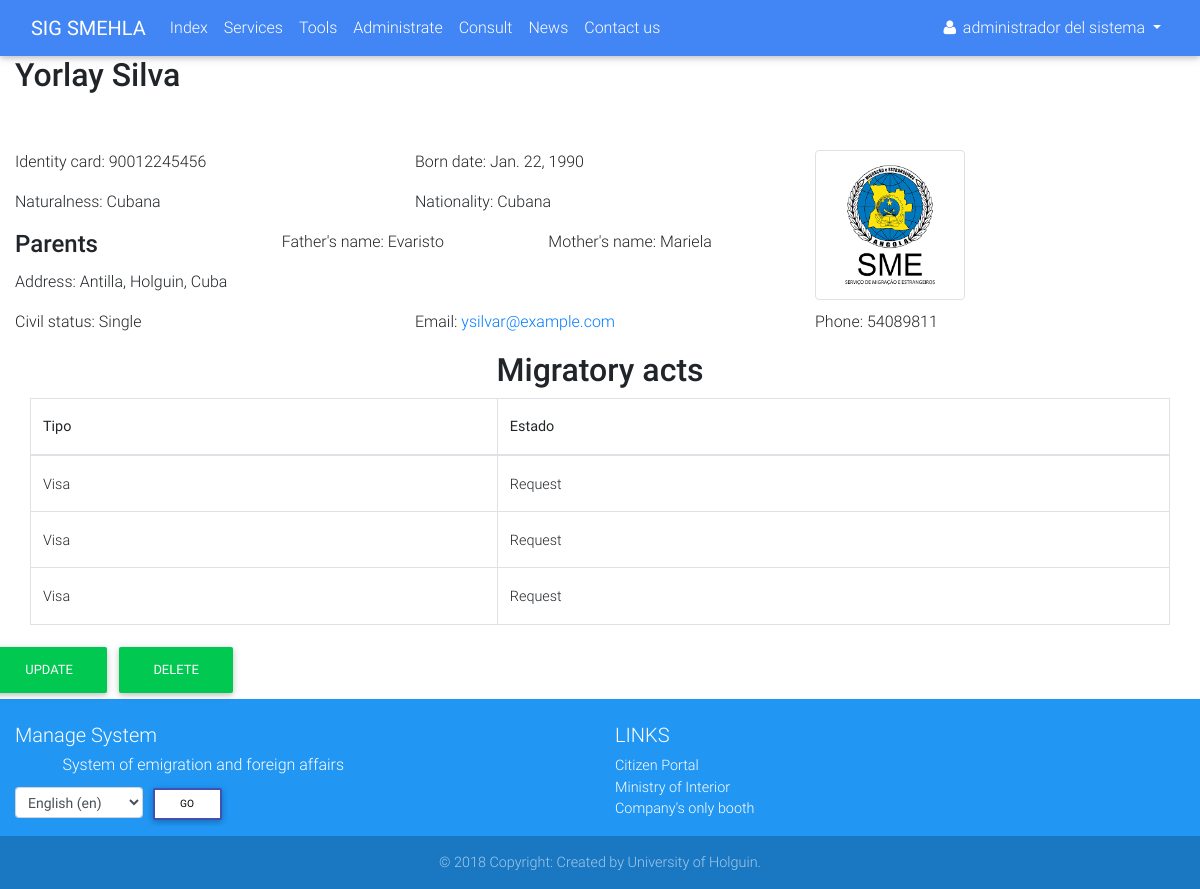
The page /client/5/detail/ (signed in) on the database its author committed.
### accounts/models.py (models this page shows, shortened)
class Profile(AbstractUser):
    OCCUPATION_TYPE = (
        ('FAC', _('Functionary of Attention to Customer')),
        ('BAC', _('Boss of Attention to Customer')),
        ('BDAC', _('Boss of Departament of Attention to Customer')),
        ('DIR', _('Director')),
        ('ADMIN', _('Administrator')),
    )
    born_date = models.DateField(_('Born date'), blank=True, null=True, validators=[validate_born_date])
    occupation = models.CharField(_('Occupation'), max_length=5, choices=OCCUPATION_TYPE, default='FAC')
    REQUIRED_FIELDS = ['email', 'born_date']
    class Meta:
        verbose_name = _('Profile')
        verbose_name_plural = _('Profiles')
    def __str__(self):
        if self.first_name and self.last_name:
            return self.get_full_name()
        else:
            return self.username

### services/models.py (models this page shows, shortened)
class Client(models.Model):
    CIVIL_STATUS = (
        ('S', _('Single')),
        ('E', _('Engaged')),
        ('M', _('Married')),
        ('W', _('Widower')),
    )
    def upload_file(self, filename):
        ext = filename.split('.')[-1]
        return 'clients/{}.{}'.format(self.ci, ext)
    def upload_image(self, filename):
        ext = filename.split('.')[-1]
        return 'clients/picture/{}.{}'.format(self.first_name, ext)
    ci = models.CharField(_('Identity card'), max_length=13, unique=True)
    picture = models.ImageField(_('Picture'), upload_to=upload_image, null=True, blank=True)
    first_name = models.CharField(_('First name'), max_length=30)
    last_name = models.CharField(_('Last name'), max_length=150)
    born_date = models.DateField(_('Born date'), validators=[validators.validate_born_date])
    civil_status = models.CharField(_('Civil status'), choices=CIVIL_STATUS, max_length=1)
    naturalness = models.CharField(_("Naturalness"), max_length=30)
    nationality = models.CharField(_('Nationality'), max_length=30)
    father = models.CharField(_('Father name'), max_length=200)
    mother = models.CharField(_('Mother name'), max_length=200)
    address = models.TextField(_('Address'))
    email = models.EmailField(_('Email'))
    phone = models.PositiveIntegerField(_('Phone number'))
    data_attachment = models.FileField(_('Data attachment'), upload_to=upload_file, null=True, blank=True)
    def get_full_name(self):
        full_name = '%s %s' % (self.first_name, self.last_name)
        return full_name.strip()
    class Meta:
        verbose_name = _('Client')
        verbose_name_plural = _('Clients')

class Service(models.Model):
    SERVICE_STATUS = (
        ('1', _('Request')),
        ('2', _('Invoicing')),
        ('3', _('Revision')),
        ('4', _('Authenticating')),
        ('5', _('Deliver')),
    )
    SERVICE_TYPE = {
        'None': _('Unknown service type'),
        'visa': _('Visa'),
        'passport': _('Passport'),
        'renovation': _('Residence renovation'),
        'marriage': _('Residence by marriage'),
        'authorization': _('Residence authorization'),
    }
    client = models.ForeignKey(verbose_name=_('Client'), to=Client, on_delete=models.CASCADE)
    status = models.CharField(_('Status'), max_length=1, choices=SERVICE_STATUS, default='1')
    service_type = None
    def get_service_type(self):
        if self.service_type:
            return self.SERVICE_TYPE[self.service_type]
        else:
            return self.SERVICE_TYPE['None']

### services/views.py (the view)
# urls.py: path('client/<int:pk>/detail/', views.ClientDetailView.as_view(), name='client_detail'),
class ClientDetailView(mixins.LoginRequiredMixin, generic.DetailView):
    model = models.Client

### services/templates/services/client_detail.html (shortened to what this page needs)
{% extends 'navbar.html' %}
{% load i18n %}
{% block main %}
    <div class="container-fluid">
        {% include 'services/client_detail_template.html' with client=client only %}
    </div>
    <div class="row">
        <div class="col-12">
            <h2 class="h2 text-center">{% trans 'Migratory acts' %}</h2>
        </div>
    </div>
    <div class="container">
        <div class="row">
            <table class="table table-bordered table-hover">
                <thead>
                <tr>
                    <th>Tipo</th>
                    <th>Estado</th>
                </tr>
                </thead>
                <tbody>
                {% for service in client.service_set.all %}
                    <tr>
                        {% if service.visa %}
                            <td>{{ service.visa.get_service_type }}</td>
                        {% elif service.passport %}
                            <td>{{ service.passport.get_service_type }}</td>
                        {% else %}
                            <td>{{ service.get_service_type }}</td>
                        {% endif %}
                        <td>{{ service.get_status_display }}</td>
                    </tr>
                {% empty %}
                    <tr>
                        <td colspan="2"
                            class="text-muted text-center">{% trans 'No requested services found' %}</td>
                    </tr>
                {% endfor %}
                </tbody>
            </table>
        </div>
    </div>
    <div class="row">
        <a href="{% url 'services:client_update' client.pk %}" class="btn btn-success">{% trans 'Update' %}</a>
        <a href="{% url 'services:client_delete' client.pk %}" class="btn btn-success">{% trans 'Delete' %}</a>
    </div>
{% endblock %}

### accounts/templates/navbar.html (shortened to what this page needs)
{% extends 'base.html' %}
{% load static %}
{% load i18n %}
{% block styles %}
    <link rel="stylesheet" href="{% static 'accounts/css/navbar.css' %}">
{% endblock %}
{% block content %}
    <header>
        <nav class="navbar navbar-expand-lg navbar-dark primary-color">
            <div class="container-fluid">
                <a href="{% url 'services:index' %}" class="navbar-brand">
                    <strong>SIG SMEHLA</strong>
                </a>
                <div class="collapse navbar-collapse" id="navbar">
                    <ul class="navbar-nav mr-auto">
                        <li class="nav-item" id="init">
                            <a href="{% url 'services:index' %}" class="nav-link">{% trans 'Index' %}
                                </a>
                        </li>
                        <li class="nav-item" id="services">
                            <a href="{% url 'services:services' %}" class="nav-link">{% trans 'Services' %}</a>
                        </li>
                        {% if user.is_authenticated %}
                            <li class="nav-item" id="tools">
                                <a href="{% url 'services:tools' %}" class="nav-link">{% trans 'Tools' %}</a>
                            </li>
                        {% endif %}
                        {% if user.is_superuser %}
                            <li class="nav-item" id="dashboard">
                                <a href="{% url 'accounts:dashboard' %}" class="nav-link">{% trans 'Administrate' %}</a>
                            </li>
                        {% endif %}
                        <li class="nav-item" id="status">
                            <a href="{% url 'services:status' %}" class="nav-link">{% trans 'Consult' %}</a>
                        </li>
                        <li class="nav-item" id="news">
                            <a href="{% url 'news:list' %}" class="nav-link">{% trans 'News' %}</a>
                        </li>
                        <li class="nav-item">
                            <a href="#" class="nav-link" data-toggle="modal"
                               data-target="#contact">{% trans 'Contact us' %}</a>
                        </li>
                    </ul>
                    <div class="form-inline">
                        <ul class="navbar-nav mr-auto">
                            <li class="nav-item">
                                {% if user.is_authenticated %}
                                    <div class="dropdown">
                                        <a href="#" id="test" class="nav-link waves-effect waves-light dropdown-toggle"
                                           data-toggle="dropdown" aria-haspopup="true" aria-expanded="false">
                                            <i class="fa fa-user"></i>
                                            <span class="clearfix d-none d-sm-inline-block">{{ user }}</span>
                                        </a>
                                    </div>
                                {% else %}
                                    <a href="{% url 'accounts:login' %}" class="nav-link">
                                        <i class="fa fa-sign-in"></i>
                                    </a>
                                {% endif %}
                            </li>
                        </ul>
                    </div>
                </div>
            </div>
        </nav>
    </header>
    <main>
        {% block main %}
        {% endblock %}
    </main>
    <footer class="page-footer font-small blue pt-4">
        <div class="container-fluid text-center text-md-left">
            <div class="row">
                <div class="col-md-6 mt-md-0 mt-3">
                    <h5>{% trans 'Manage System' %}</h5>
                    <h6 class="offset-1">{% trans 'System of emigration and foreign affairs' %}</h6>
                    <form action="{% url 'set_language' %}" method="post">{% csrf_token %}
                        <label>
                            <select name="language" class="form-control form-control-sm" id="languages">
                                {% get_available_languages as LANGUAGES %}
                                {% get_language_info_list for LANGUAGES as languages %}
                                {% get_current_language as LANGUAGE_CODE %}
                                {% for language in languages %}
                                    <option value="{{ language.code }}"{% if language.code == LANGUAGE_CODE %}
                                            selected{% endif %}>
                                        {{ language.name_local }} ({{ language.code }})
                                    </option>
                                {% endfor %}
                            </select>
                        </label>
                        <input type="submit" value="{% trans 'Go' %}" class="btn btn-outline-indigo btn-white btn-sm">
                    </form>
                </div>
                <div class="col-md-3 mb-md-0 mb-3">
                    <h5 class="text-uppercase">{% trans 'Links' %}</h5>
                    <ul class="list-unstyled">
                        <li>
                            <a href="http://www.cidadao.gov.ao" target="_blank">{% trans 'Citizen Portal' %}</a>
                        </li>
                        <li>
                            <a href="http://www.minint.gov.ao" target="_blank">{% trans 'Ministry of Interior' %}</a>
                        </li>
                        <li>
                            <a href="http://gue.minjus-ao.com" target="_blank">{% trans "Company's only booth" %}</a>
                        </li>
                    </ul>
                </div>
            </div>
        </div>
        <div class="footer-copyright text-center py-3">
            &copy; 2018 {% trans 'Copyright: Created by University of Holguin' %}.
        </div>
    </footer>
{% endblock %}

### accounts/templates/base.html (shortened to what this page needs)
<!DOCTYPE html>
{% load i18n %}
{% get_current_language as LANGUAGE_CODE %}
<html lang="{{ LANGUAGE_CODE }}">
{% load static %}
<head>
    <link rel="stylesheet" href="{% static 'accounts/css/font-awesome.css' %}">
    <link href="{% static 'accounts/css/bootstrap.min.css' %}" rel="stylesheet">
    <link href="{% static 'accounts/css/mdb.min.css' %}" rel="stylesheet">
    <link href="{% static 'accounts/css/sweetalert2.min.css' %}" rel="stylesheet">
    <link href="{% static 'accounts/css/bootstrap-datepicker.css' %}" rel="stylesheet">
    <link href="{% static 'accounts/css/styles.css' %}" rel="stylesheet">
    {% block styles %}{% endblock %}
</head>
<body>
{% block content %}
{% endblock %}
</body>
</html>

### services/templates/services/client_detail_template.html (shortened to what this page needs)
{% load i18n %}
{% load static %}
<div class="row">
    <div class="col-lg-12 mb-5">
        <h2 class="h2">{{ client.get_full_name }}</h2>
    </div>
</div>
<div class="row">
    <div class="col-lg-8">
        <div class="row">
            <div class="col-lg-6">
                <p>{% trans 'Identity card' %}: {{ client.ci }}</p>
            </div>
            <div class="col-lg-6">
                <p>{% trans 'Born date' %}: {{ client.born_date }}</p>
            </div>
        </div>
        <div class="row">
            <div class="col-lg-6">
                <p>{% trans 'Naturalness' %}: {{ client.naturalness }}</p>
            </div>
            <div class="col-lg-6">
                <p>{% trans 'Nationality' %}: {{ client.nationality }}</p>
            </div>
        </div>
        <div class="row">
            <div class="col">
                <h4 class="h4">{% trans 'Parents' %}</h4>
            </div>
            <div class="col">
                <p>{% trans "Father's name" %}: {{ client.father }}</p>
            </div>
            <div class="col">
                <p>{% trans "Mother's name" %}: {{ client.mother }}</p>
            </div>
        </div>
        <div class="row">
            <div class="col-lg-12">
                <p>{% trans 'Address' %}: {{ client.address }}</p>
            </div>
        </div>
    </div>
    <div class="col-lg-4">
        {% if client.picture %}
            <img src="{{ client.picture.url }}" alt="{{ client.first_name }}" width="150em" height="150em"
                 class="img-thumbnail">
        {% else %}
            <img src="{% static 'accounts/img/favicon.png' %}" alt="{{ client.first_name }}" width="150em"
                 height="150em" class="img-thumbnail right">
        {% endif %}
    </div>
</div>
<div class="row">
    <div class="col-lg-4">
        <p>{% trans 'Civil status' %}: {{ client.get_civil_status_display }}</p>
    </div>
    <div class="col-lg-4">
        <p>{% trans 'Email' %}: <a href="mailto:{{ client.email }}">{{ client.email }}</a></p>
    </div>
    <div class="col-lg-4">
        <p>{% trans 'Phone' %}: {{ client.phone }}</p>
    </div>
</div>
<div class="row">
    <div class="col-lg-12">
    </div>
</div>

### accounts/static/accounts/css/navbar.css (style rules this page uses)
body { display: flex; min-height: 100vh; flex-direction: column; }
main { flex: 1 0 auto; }

### rows shown on the page
Profile: first_name+last_name "administrador del sistema"
Client: get_full_name "Yorlay Silva", ci "90012245456", born_date "Jan. 22, 1990", naturalness "Cubana", nationality "Cubana", father "Evaristo", mother "Mariela", address "Antilla, Holguin, Cuba", civil_status "Single", email "ysilvar@example.com", phone "54089811"
Service: visa.get_service_type "Visa", status "Request"
Service: visa.get_service_type "Visa", status "Request"
Service: visa.get_service_type "Visa", status "Request"

### other values the page prints
form field language "English (en)"
